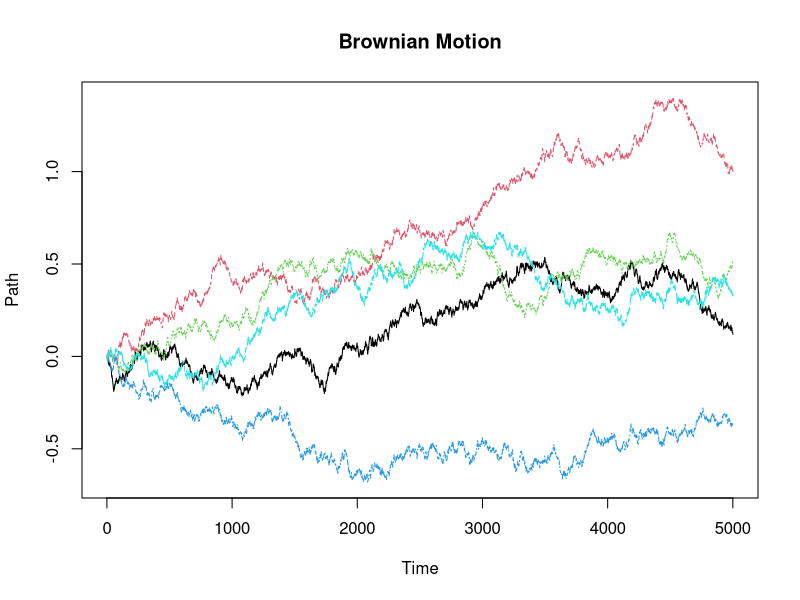
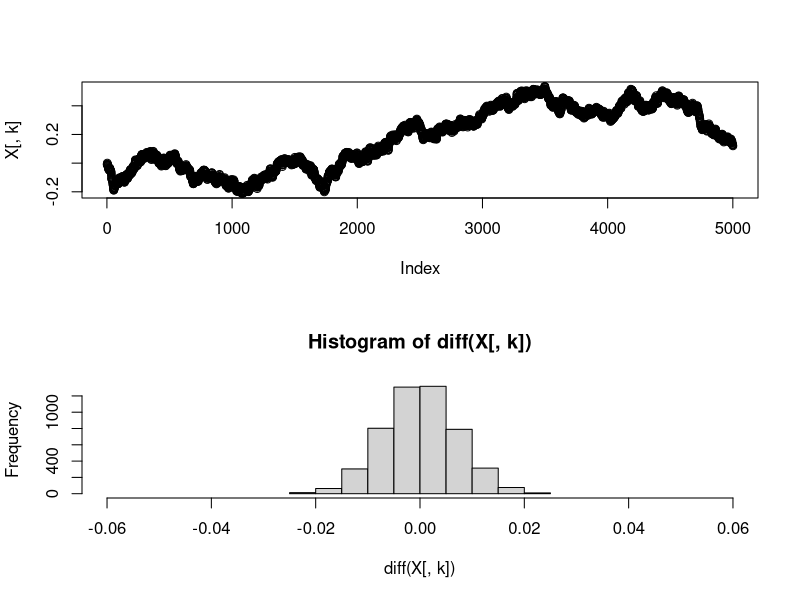
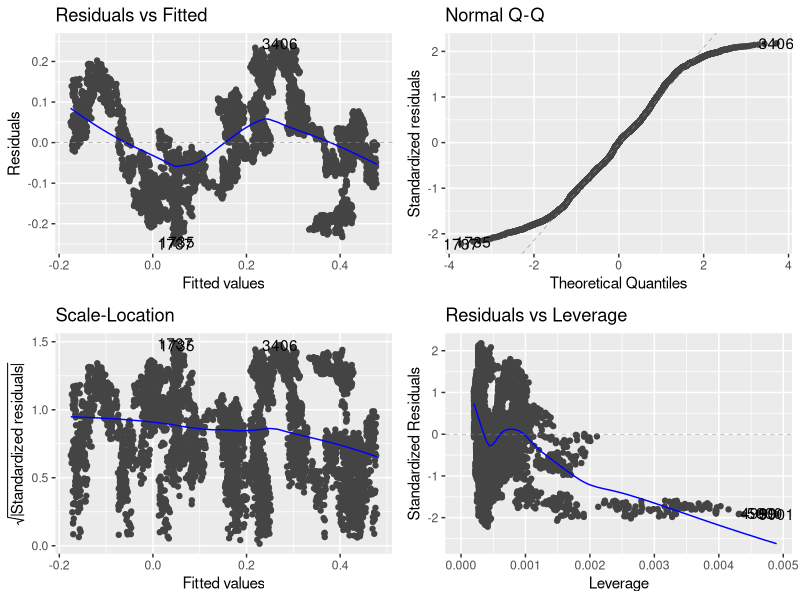
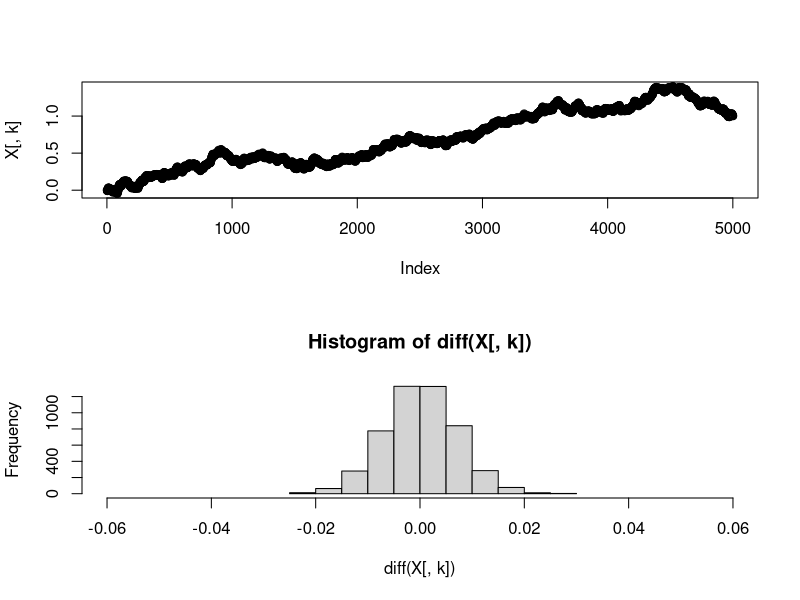
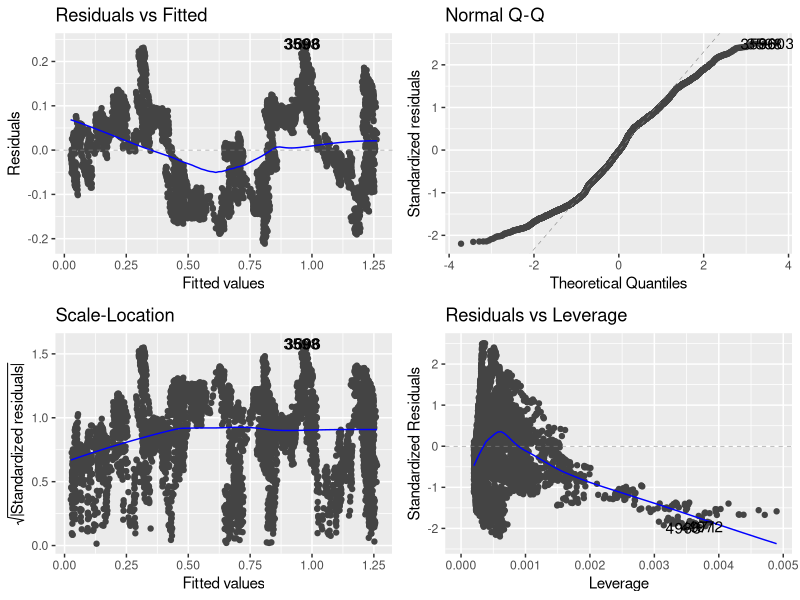
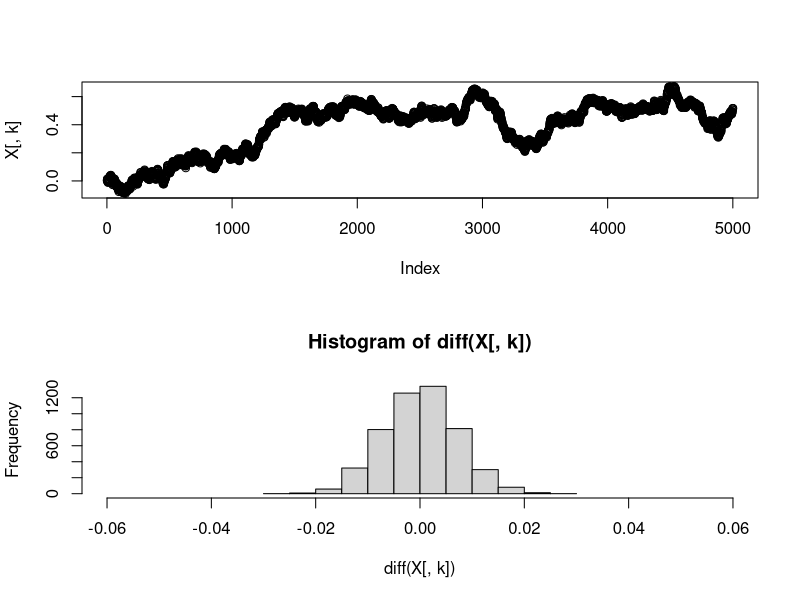
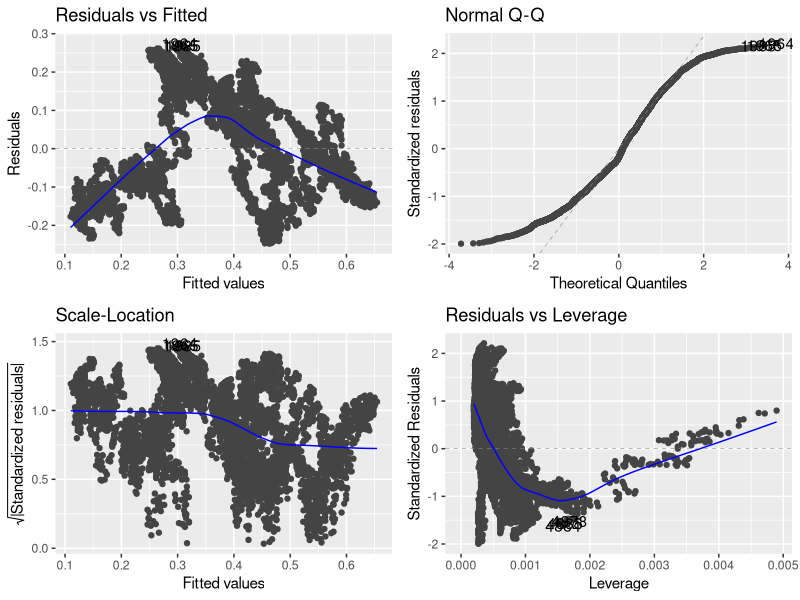
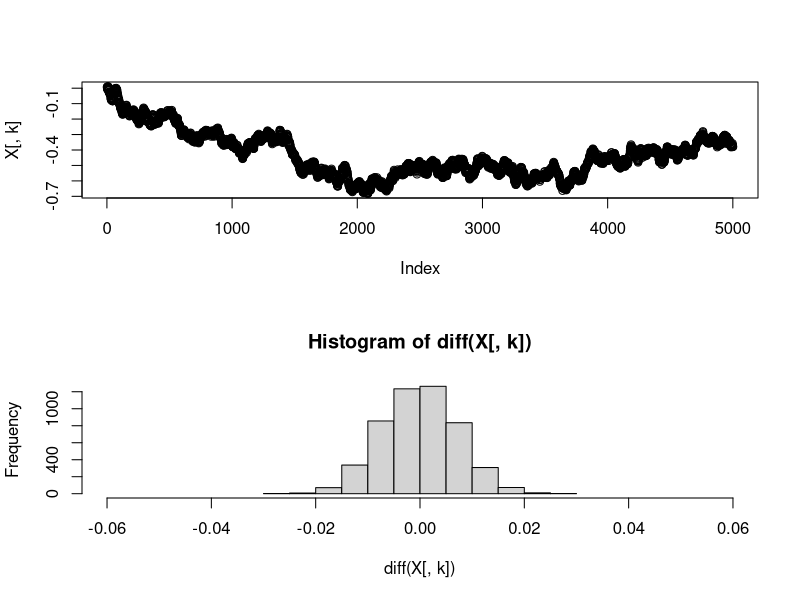

Reproduce these figures in R, in order.
## ---- chunk 1
library(car)
library(MASS)
library(lmtest)
library(tseries)
library(ggfortify)
set.seed(1234)
paths<-5
n <- 5001
times <- seq(0, 1, length.out=n)
drift <- 0.35
diffusion <- 0.5
df <- data.frame(0, ncol = (n), nrow = (paths))
X<-matrix(0, nrow=(n),ncol=paths)
for(i in 1:paths)
{
  dW <- rnorm(n, mean = 0, sd = 1)/sqrt(n)
  W <- cumsum(dW)
  X[,i]=0+ drift*times + diffusion*cumsum(dW)
  
}



x1=cumsum(rnorm(n,0,1))
x2=times
matplot(X,main="Brownian Motion",xlab="Time",ylab="Path",type="l")
for(k in 1:paths)
{
m2=lm(X[,k]~x1+x2)
summary(m2)
autoplot(m2)
par(mfrow = c(2,1))
plot(X[,k])
hist(diff(X[,k]), xlim = c(-0.06,0.06))
print(summary(m2))
print(autoplot(m2))
}
## ---- chunk 2
set.seed(1234)
paths<-10
n <- 5001
times <- seq(0, 1, length.out=n)
drift <- 0.15
diffusion <- sqrt(0.5)
XB<-matrix(0, nrow=(n),ncol=paths)
for(i in 1:paths)
{
  dW <- rnorm(n, mean = 0, sd = 1)/sqrt(n)
  W <- cumsum(dW)
  X=0+ drift*times + diffusion*cumsum(dW)
  XB[,i] <- X - (times) * X[n]
}

xb1=cumsum(rnorm(n,0,1))
xb2=times

matplot(XB,main="Brownian Bridge",xlab="Time",ylab="Path",type="l")
for(k in 1:paths)
{
mb2=lm(XB[,k]~xb1+xb2)
summary(mb2)
autoplot(mb2)
par(mfrow = c(2,1))
plot(XB[,k])
hist(diff(XB[,k]), xlim = c(-0.06,0.06))
print(summary(mb2))
print(autoplot(mb2))
}
## ---- chunk 3
summary(mb2)
Test <- summary(mb2)
Test$coefficients[1]
Test$coefficients[2]
Test$coefficients[3]
## ---- chunk 4
set.seed(1234)
paths<-500
n <- 5001
times <- seq(0, 1, length.out=n)
drift <- 0.15
diffusion <- sqrt(0.5)
XB<-matrix(0, nrow=(n),ncol=paths)
for(i in 1:paths)
{
  dW <- rnorm(n, mean = 0, sd = 1)/sqrt(n)
  W <- cumsum(dW)
  X=0+ drift*times + diffusion*cumsum(dW)
  XB[,i] <- X - (times) * X[n]
}

xb1=cumsum(rnorm(n,0,1))
xb2=times
XBTest<-matrix(0, nrow=(3),ncol=paths)
for(k in 1:paths)
{
mb2=lm(XB[,k]~xb1+xb2)
Test <- summary(mb2)
XBTest[1,k] <- Test$coefficients[1]
XBTest[2,k] <- Test$coefficients[2]
XBTest[3,k] <- Test$coefficients[3]
}
#XBTest
mean(XBTest[1,])
mean(XBTest[2,])
mean(XBTest[3,])
## ---- chunk 5
set.seed(1234567)
paths<-10000
n <- 5001
times <- seq(0, 1, length.out=n)
drift <- 0.35
diffusion <- 0.5
X<-matrix(0, nrow=(n),ncol=paths)
for(i in 1:paths)
{
  dW <- rnorm(n, mean = 0, sd = 1)/sqrt(n)
  W <- cumsum(dW)
  X[,i]= drift*times + diffusion*cumsum(dW)
}

x1=cumsum(rnorm(n,0,1))
x2=times
XTest<-matrix(0, nrow=(3),ncol=paths)
for(k in 1:paths)
{
mb=lm(X[,k]~x1+x2)
Test <- summary(mb)
XTest[1,k] <- Test$coefficients[1]
XTest[2,k] <- Test$coefficients[2]
XTest[3,k] <- Test$coefficients[3]
}
#XTest
mean(XTest[1,])
mean(XTest[2,])
mean(XTest[3,])
## ---- chunk 6
set.seed(12356)
paths<-500
n <- 5001
times <- seq(0, 1, length.out=n)
drift <- 0
diffusion <- 1
X<-matrix(0, nrow=(n),ncol=paths)
for(i in 1:paths)
{
  dW <- rnorm(n, mean = 0, sd = 1)
  W <- cumsum(dW)
  X[,i]= drift*times + diffusion*cumsum(dW)
}

x1=cumsum(rnorm(n,0,1))
x2=times
XTest<-matrix(0, nrow=(3),ncol=paths)
for(k in 1:paths)
{
mb=lm(X[,k]~x1+x2)
Test <- summary(mb)
XTest[1,k] <- Test$coefficients[1]
XTest[2,k] <- Test$coefficients[2]
XTest[3,k] <- Test$coefficients[3]
}
#XTest
mean(XTest[1,])
mean(XTest[2,])
mean(XTest[3,])
